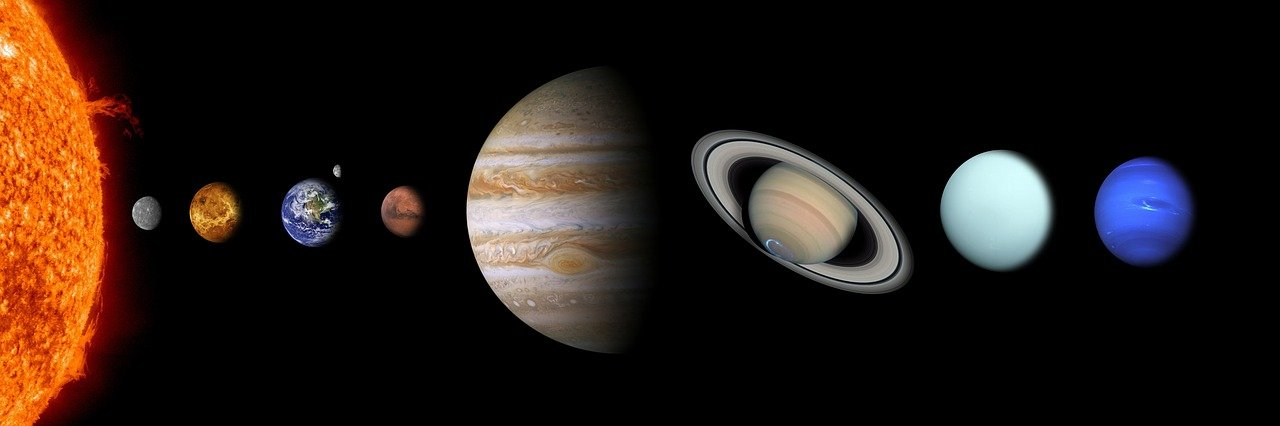
#> input picture PRO-104-Project-Image-main/solar-system.jpg, 1280 x 426 px
$ python solar_system.py
#> lines starting #> are read from the running program, lines starting #| are printed output that depends on the picture
import cv2
import numpy as np

img=cv2.imread("solar-system.jpg")
#> img is the input picture: shape (426, 1280, 3); mean B, G, R 20.5, 25.8, 36.5
cv2.imshow("display image",img)

ss=img[120:360,400:500]
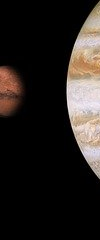
#> ss: shape (240, 100, 3); mean B, G, R 31.1, 34.5, 39.8
img[0:240,500:600]=ss
text_to_show='Sun'
cv2.putText(img,text_to_show,(20,220),fontFace=cv2.FONT_HERSHEY_COMPLEX_SMALL,fontScale=5,color=(255,255,255))

text_to_show='Mercury'
cv2.putText(img,text_to_show,(20,220),fontFace=cv2.FONT_HERSHEY_COMPLEX_SMALL,fontScale=5,color=(255,255,255))

text_to_show='Venus'
cv2.putText(img,text_to_show,(20,220),fontFace=cv2.FONT_HERSHEY_COMPLEX_SMALL,fontScale=5,color=(255,255,255))

text_to_show='Earth'
cv2.putText(img,text_to_show,(20,220),fontFace=cv2.FONT_HERSHEY_COMPLEX_SMALL,fontScale=5,color=(255,255,255))

text_to_show='Mars'
cv2.putText(img,text_to_show,(20,220),fontFace=cv2.FONT_HERSHEY_COMPLEX_SMALL,fontScale=5,color=(255,255,255))

text_to_show='Jupiter'
cv2.putText(img,text_to_show,(20,220),fontFace=cv2.FONT_HERSHEY_COMPLEX_SMALL,fontScale=5,color=(255,255,255))


text_to_show='Saturn'
cv2.putText(img,text_to_show,(20,220),fontFace=cv2.FONT_HERSHEY_COMPLEX_SMALL,fontScale=5,color=(255,255,255))


text_to_show='Uranus'
cv2.putText(img,text_to_show,(20,220),fontFace=cv2.FONT_HERSHEY_COMPLEX_SMALL,fontScale=5,color=(255,255,255))


text_to_show='Neptune'
cv2.putText(img,text_to_show,(20,220),fontFace=cv2.FONT_HERSHEY_COMPLEX_SMALL,fontScale=5,color=(255,255,255))
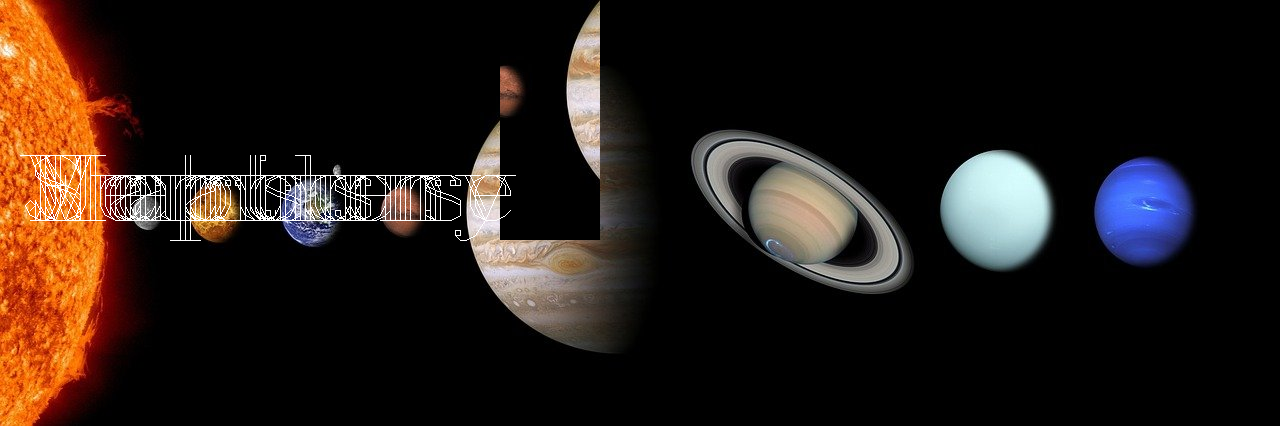
#> img: shape (426, 1280, 3); mean B, G, R 21.6, 26.4, 36.5
cv2.waitKey(0)
